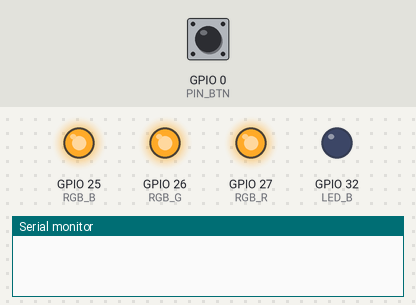
The sketch below on a simulated ESP32. Shown: output pins drawn as LEDs (lit = HIGH), the last lines printed to the serial monitor. Dashed ring = blinking. The inputs (shaded band) are chosen by the test bench; at power-on: GPIO 0 (PIN_BTN) HIGH.

Above: at 1.2 s.
1.3 s: GPIO 0 (PIN_BTN) pulled LOW for 0.15 s
At 4.2 s:
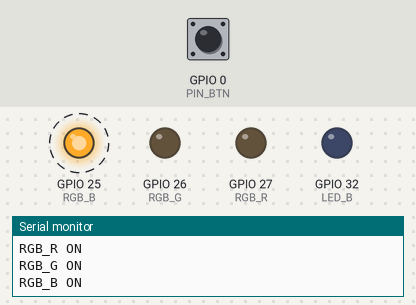
4.3 s: GPIO 0 (PIN_BTN) pulled LOW for 1 s
At 4.9 s:
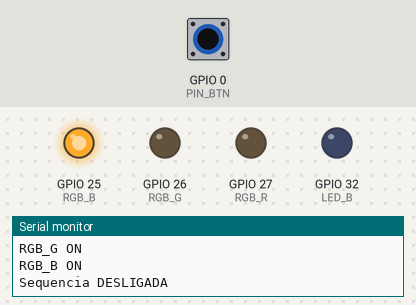
6.8 s: GPIO 0 (PIN_BTN) pulled LOW for 3.2 s
At 7.1 s:
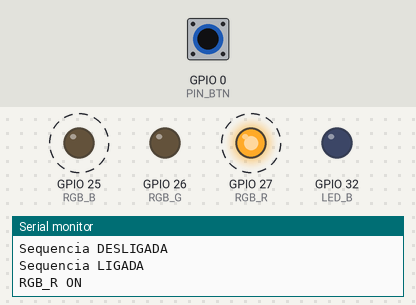
Timing chart, 0 to 17.5 s (numbered marks = the images above; inputs shaded):
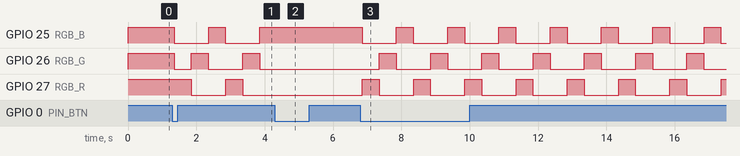

Measured:
- after the input at 1.3 s, GPIO 25 (RGB_B): alternates HIGH for 0.50 s and LOW for 1.0 s, starting after 0.05 s; GPIO 26 (RGB_G): goes LOW 0.51 s, HIGH 0.50 s, LOW 1.0 s, HIGH 0.50 s, then LOW, starting after 0.05 s; GPIO 27 (RGB_R): HIGH → LOW after 0.55 s, → HIGH 1.0 s later, → LOW 0.50 s later
- after the input at 4.3 s, GPIO 25 (RGB_B): stays HIGH (without the input it goes to LOW after 0.05 s); GPIO 26 (RGB_G): stays LOW (without the input it goes to HIGH after 0.56 s); GPIO 27 (RGB_R): stops changing and stays LOW
- after the input at 6.8 s, GPIO 25 (RGB_B): alternates HIGH for 0.50 s and LOW for 1.0 s, starting after 0.05 s; GPIO 26 (RGB_G): alternates HIGH for 0.50 s and LOW for 1.0 s, starting after 0.56 s; GPIO 27 (RGB_R): alternates HIGH for 0.49 s and LOW for 1.0 s, starting after 0.06 s

The sketch:

SistemaRGBcomBotao.ino
```cpp
#define LED_B 32

#define RGB_R 27
#define RGB_G 26
#define RGB_B 25

#define PIN_BTN 0

const long INTERVALO = 500; // tempo entre mudanças (ms)
bool ligado = false;        // estado da sequência
int ledAtual = 0;           // 0 = R, 1 = G, 2 = B

unsigned long tempAnterior = 0;

// Variáveis para debounce
bool estadoBotao = HIGH;
bool ultimoEstadoBotao = HIGH;
unsigned long ultimoDebounce = 0;
const unsigned long debounceDelay = 50;

void setup() {
  Serial.begin(115200);

  pinMode(LED_B, OUTPUT);
  pinMode(RGB_R, OUTPUT);
  pinMode(RGB_G, OUTPUT);
  pinMode(RGB_B, OUTPUT);
  pinMode(PIN_BTN, INPUT_PULLUP);

  // Começa todos apagados (HIGH, pois é ativo em LOW)
  digitalWrite(RGB_R, HIGH);
  digitalWrite(RGB_G, HIGH);
  digitalWrite(RGB_B, HIGH);
}

void loop() {
  int leitura = digitalRead(PIN_BTN);

  // Verifica mudança de estado do botão
  if (leitura != ultimoEstadoBotao) {
    ultimoDebounce = millis();
  }

  // Faz debounce
  if ((millis() - ultimoDebounce) > debounceDelay) {
    if (leitura != estadoBotao) {
      estadoBotao = leitura;

      // Botão pressionado (nível LOW)
      if (estadoBotao == LOW) {
        ligado = !ligado;
        Serial.println(ligado ? "Sequencia LIGADA" : "Sequencia DESLIGADA");
      }
    }
  }

  ultimoEstadoBotao = leitura;

  // Sequência de cores
  if (ligado && millis() - tempAnterior >= INTERVALO) {
    tempAnterior = millis();

    // Apaga todos
    digitalWrite(RGB_R, LOW);
    digitalWrite(RGB_G, LOW);
    digitalWrite(RGB_B, LOW);

    delay(5); // evita ghosting

    // Liga apenas a cor certa
    if (ledAtual == 0) {
      digitalWrite(RGB_R, HIGH);
      Serial.println("RGB_R ON");
    } else if (ledAtual == 1) {
      digitalWrite(RGB_G, HIGH);
      Serial.println("RGB_G ON");
    } else if (ledAtual == 2) {
      digitalWrite(RGB_B, HIGH);
      Serial.println("RGB_B ON");
    }

    // Próxima cor
    ledAtual = (ledAtual + 1) % 3;
  }
}
```
